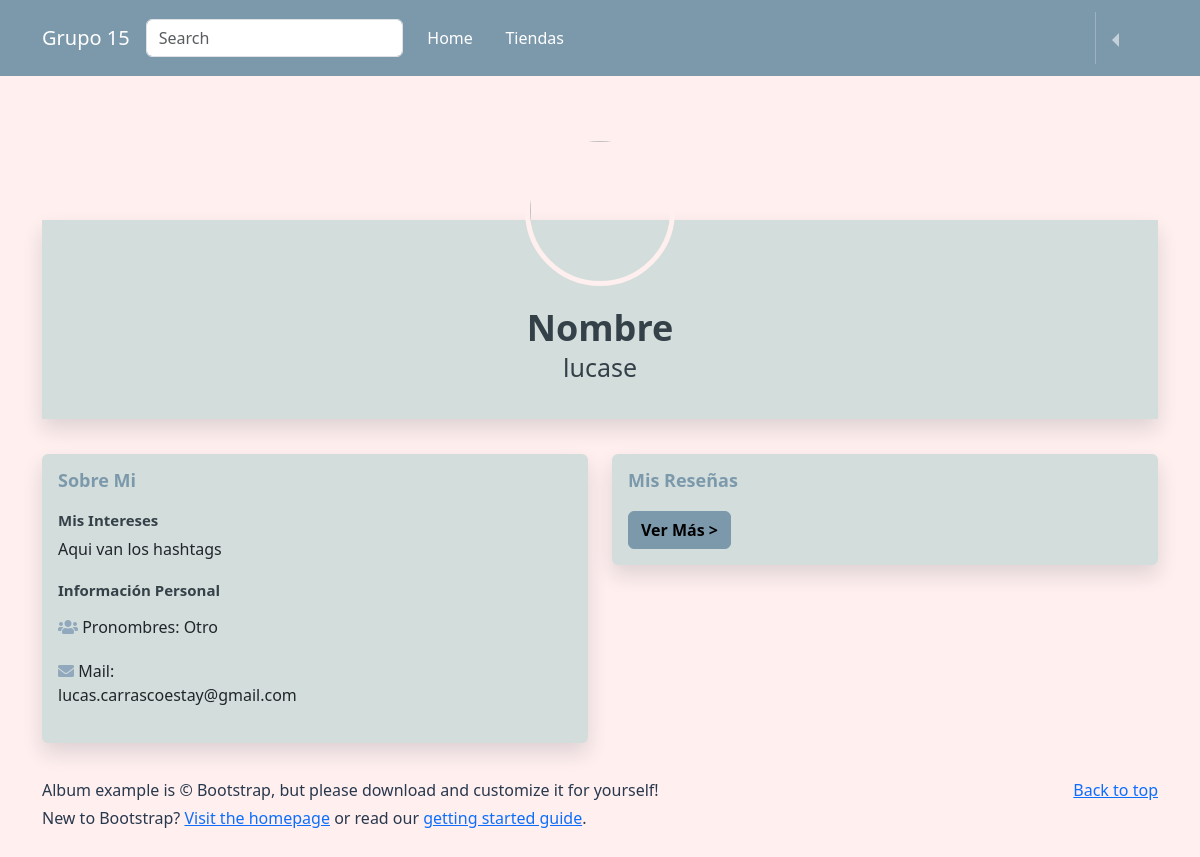
/profile/ (signed in), run on an earlier commit of the app's database.
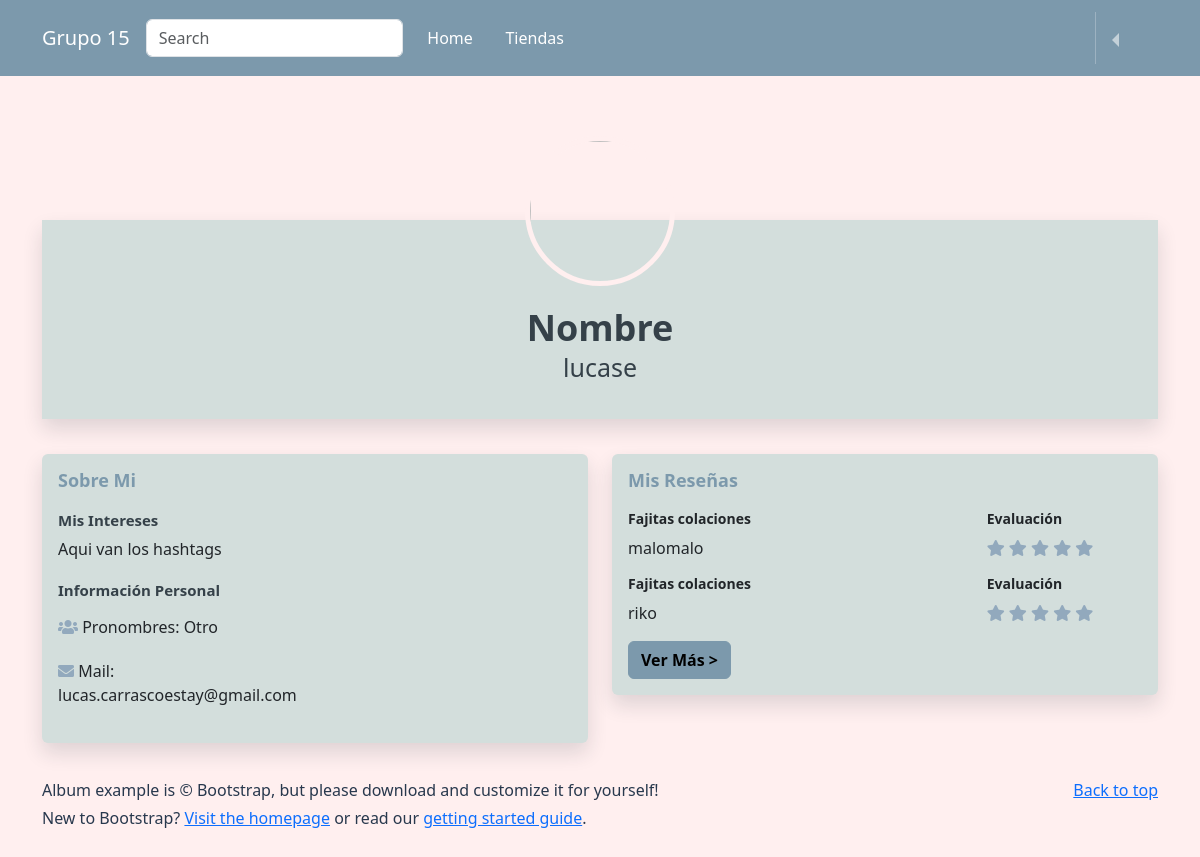
And on a later commit of the database.
### reviews/models.py (models this page shows, shortened)
class Evaluacion(models.Model):
    usuario = models.ForeignKey(User, on_delete=models.CASCADE)
    local_comida = models.ForeignKey(Puesto_de_comida, related_name='evaluaciones', on_delete=models.CASCADE)
    comentario = models.TextField(blank=True)
    calificacion_comida = models.IntegerField()
    calificacion_precio = models.IntegerField()
    calificacion_presentacion = models.IntegerField()
    likes = models.IntegerField(default=0)
    dislikes = models.IntegerField(default = 0)

class Puesto_de_comida(models.Model):
    nombre = models.CharField(max_length=200)
    dueño = models.CharField(max_length=200)
    FotoLocal = models.ImageField(upload_to='Fotos_locales/', null=True, blank=True)
    def __str__(self):
        return self.nombre

### reviews/views.py (the view)
# urls.py: path('profile/', perfil, name="profile"),
@login_required
def perfil(request):
    reviews_usuario = Evaluacion.objects.filter(usuario_id = request.user)
    return render(request, "perfil.html", {"reviews_usuario" : reviews_usuario})

### templates/perfil.html (shortened to what this page needs)
{% extends 'base.html' %}
{% load static %}
{% block content %}
<head>
  <link rel="stylesheet">
  <link href="https://cdnjs.cloudflare.com/ajax/libs/font-awesome/5.11.2/css/all.min.css" rel="stylesheet">
  <link rel="stylesheet" href="{% static 'css/perfil.css' %}">
</head>
{% if request.user.is_authenticated %}
<body>
  <div class="container">
    <div class="card social-prof">
      <div class="card-body hello">
        <div class="wrapper">
          <img src="https://img.freepik.com/premium-photo/cat-dressed-formal-business-suit-anthropomorphic-businessman-generative-ai_796128-1479.jpg?w=740" alt="" class="user-profile">
          <h3>Nombre</h3>
          <p>{{request.user.username}}</p>
        </div>
      </div>
    </div>
    <div class="row">
      <div class="col-lg-6">
        <div class="card hello">
          <div class="card-body info-card social-about">
            <h2 class="text-blue">Sobre Mi</h2>
            <h4><strong>Mis Intereses</strong></h4>
            <p>Aqui van los hashtags</p>
            <h4 class="mb-3"><strong>Información Personal</strong></h4>
            <div class="row">
              <div class="col-6">
                <div class="social-info">
                  <i class="fas fas fa-users mr-2" style="color: #92A9BD"></i>
                  <span>Pronombres: {{request.user.pronombre}}</span>
                </div>
              </div>
            </div>
            <div class="row">
              <div class="col-6">
                <div class="social-info">
                  <i class="fas fas fa-envelope mr-2" style="color: #92A9BD"></i>
                  <span>Mail: {{request.user.email}}</span>
                </div>
              </div>
            </div>
          </div>
        </div>
      </div>
      <div class="col-lg-6">
        <div class="card info-card hello">
          <div class="card-body">
            <h2 class="text-blue">Mis Reseñas</h2>
            {% for review in reviews_usuario %}
            <div class="row">
              <div class="col-lg-8">
                <h5>{{review.local_comida}}</h5>
                  <div class="mb-3">
                    <p>{{review.comentario}} </p>
                  </div>
              </div>
              <div class="col-lg-4">
                <h5>Evaluación</h5>
                <div class="mb-3">
                  <i class="fas fa-star" style="color:#92A9BD"></i>
                  <i class="fas fa-star" style="color:#92A9BD"></i>
                  <i class="fas fa-star" style="color:#92A9BD"></i>
                  <i class="fas fa-star" style="color:#92A9BD"></i>
                  <i class="fas fa-star" style="color:#92A9BD"></i>
                </div>
              </div>
            </div>
            {% endfor %}
            <div class="col-lg-5">
              <button class="btn see-more" id="see-more" data-toggle="modal" data-target="#exampleModal">Ver Más ></button>
            </div>
          </div>
        </div>
      </div>
    </div>
  </div>
  </body>
  {%endif%}
  {% endblock %}

What changed in the data, as far as the page shows it:
added Evaluacion: local_comida "Fajitas colaciones", comentario "malomalo"
added Evaluacion: local_comida "Fajitas colaciones", comentario "riko"
